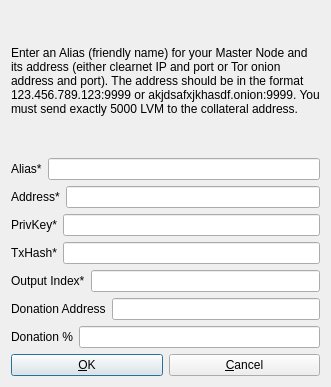
<?xml version="1.0" encoding="UTF-8"?>
<ui version="4.0">
 <class>AddEditAdrenalineNode</class>
 <widget class="QDialog" name="AddEditAdrenalineNode">
  <property name="geometry">
   <rect>
    <x>0</x>
    <y>0</y>
    <width>331</width>
    <height>387</height>
   </rect>
  </property>
  <property name="windowTitle">
   <string>Add/Edit livermorium Node</string>
  </property>
  <property name="modal">
   <bool>true</bool>
  </property>
  <layout class="QVBoxLayout" name="verticalLayout">
   <item>
    <widget class="QLabel" name="label_9">
     <property name="sizePolicy">
      <sizepolicy hsizetype="Preferred" vsizetype="Expanding">
       <horstretch>0</horstretch>
       <verstretch>0</verstretch>
      </sizepolicy>
     </property>
     <property name="text">
      <string>&lt;html&gt;&lt;head/&gt;&lt;body&gt;&lt;p&gt;Enter an Alias (friendly name) for your Master Node and its address (either clearnet IP and port or Tor onion address and port). The address should be in the format 123.456.789.123:9999 or akjdsafxjkhasdf.onion:9999. You must send exactly 5000 LVM to the collateral address.&lt;/p&gt;&lt;/body&gt;&lt;/html&gt;</string>
     </property>
     <property name="wordWrap">
      <bool>true</bool>
     </property>
    </widget>
   </item>
   <item>
    <layout class="QHBoxLayout" name="horizontalLayout_4">
     <property name="bottomMargin">
      <number>0</number>
     </property>
     <item>
      <widget class="QLabel" name="label_4">
       <property name="text">
        <string>Alias*</string>
       </property>
      </widget>
     </item>
     <item>
      <widget class="QLineEdit" name="aliasLineEdit"/>
     </item>
    </layout>
   </item>
   <item>
    <layout class="QHBoxLayout" name="horizontalLayout_5">
     <property name="bottomMargin">
      <number>0</number>
     </property>
     <item>
      <widget class="QLabel" name="label_6">
       <property name="text">
        <string>Address*</string>
       </property>
      </widget>
     </item>
     <item>
      <widget class="QLineEdit" name="addressLineEdit"/>
     </item>
    </layout>
   </item>
   <item>
    <layout class="QHBoxLayout" name="horizontalLayout_3">
     <property name="bottomMargin">
      <number>0</number>
     </property>
     <item>
      <widget class="QLabel" name="label_5">
       <property name="text">
        <string>PrivKey*</string>
       </property>
      </widget>
     </item>
     <item>
      <widget class="QLineEdit" name="privkeyLineEdit"/>
     </item>
    </layout>
   </item>
   <item>
    <layout class="QHBoxLayout" name="horizontalLayout_2">
     <property name="bottomMargin">
      <number>0</number>
     </property>
     <item>
      <widget class="QLabel" name="label_2">
       <property name="text">
        <string>TxHash*</string>
       </property>
      </widget>
     </item>
     <item>
      <widget class="QLineEdit" name="txhashLineEdit"/>
     </item>
    </layout>
   </item>
   <item>
    <layout class="QHBoxLayout" name="horizontalLayout_8">
     <property name="bottomMargin">
      <number>0</number>
     </property>
     <item>
      <widget class="QLabel" name="label_8">
       <property name="text">
        <string>Output Index*</string>
       </property>
      </widget>
     </item>
     <item>
      <widget class="QLineEdit" name="outputindexLineEdit"/>
     </item>
    </layout>
   </item>
   <item>
    <layout class="QHBoxLayout" name="horizontalLayout_6">
     <property name="bottomMargin">
      <number>0</number>
     </property>
     <item>
      <widget class="QLabel" name="label_3">
       <property name="text">
        <string>Donation Address</string>
       </property>
      </widget>
     </item>
     <item>
      <widget class="QLineEdit" name="donationaddressLineEdit"/>
     </item>
    </layout>
   </item>
   <item>
    <layout class="QHBoxLayout" name="horizontalLayout_7">
     <property name="bottomMargin">
      <number>0</number>
     </property>
     <item>
      <widget class="QLabel" name="label_7">
       <property name="text">
        <string>Donation %</string>
       </property>
      </widget>
     </item>
     <item>
      <widget class="QLineEdit" name="donationpercentageLineEdit"/>
     </item>
    </layout>
   </item>
   <item>
    <layout class="QHBoxLayout" name="horizontalLayout_Buttons">
     <item>
      <widget class="QPushButton" name="okButton">
       <property name="text">
        <string>&amp;OK</string>
       </property>
      </widget>
     </item>
     <item>
      <widget class="QPushButton" name="cancelButton">
       <property name="text">
        <string>&amp;Cancel</string>
       </property>
       <property name="autoDefault">
        <bool>false</bool>
       </property>
      </widget>
     </item>
    </layout>
   </item>
  </layout>
 </widget>
 <resources/>
 <connections/>
</ui>
